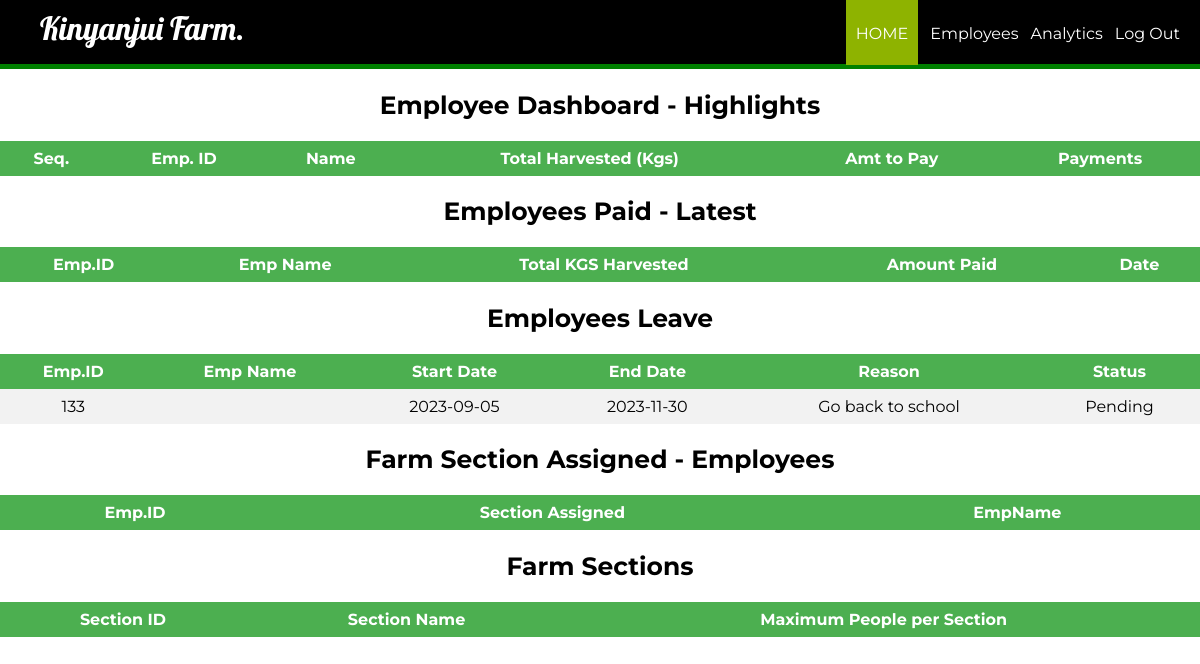
The page /manager/managerHome.php?id=116 on the database as committed earlier.
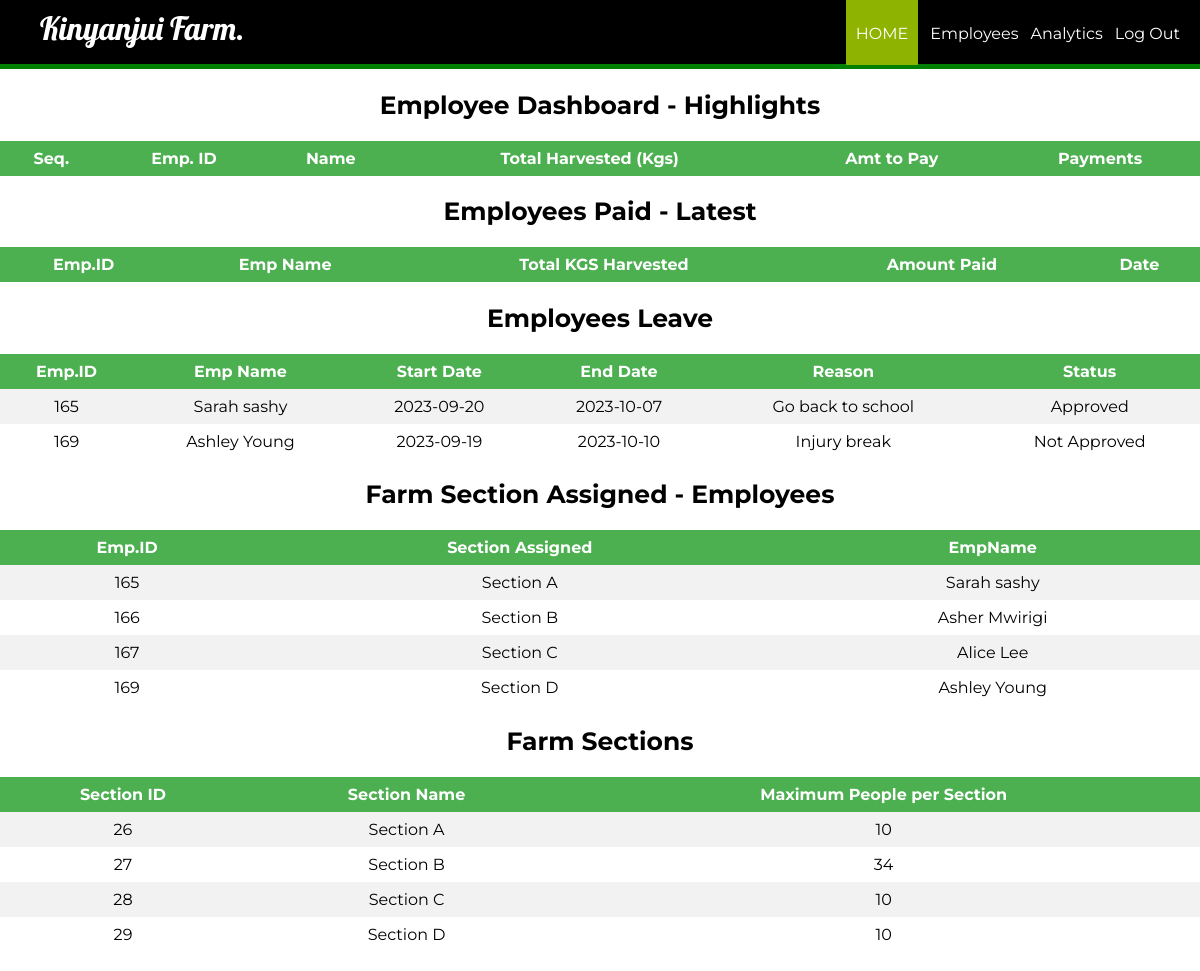
The same page on the database as committed later.
### tables this page shows
CREATE TABLE `employee_leave` (
  `id` int(11) NOT NULL,
  `empName` varchar(255) NOT NULL,
  `start` date NOT NULL,
  `end` date NOT NULL,
  `reason` varchar(255) NOT NULL,
  `status` varchar(255) NOT NULL
);

CREATE TABLE `farm_section_assigned` (
  `id` int(11) NOT NULL,
  `section_assigned` varchar(255) NOT NULL,
  `empName` varchar(255) NOT NULL,
  `employee_id` int(11) NOT NULL
);

CREATE TABLE `farm_section` (
  `id` int(10) NOT NULL,
  `section_name` varchar(225) NOT NULL,
  `max_people` varchar(225) NOT NULL
);

### manager/managerHome.php (the view, shortened to what this page needs)
<?php
	require_once ('../process/dbh.php');
	$id = (isset($_GET['id']) ? $_GET['id'] : '');
	$sql6 = "SELECT * FROM employee_leave";
	$sql7 = "SELECT * FROM farm_section_assigned";
	$sql8 = "SELECT * FROM farm_section";
$result6 = mysqli_query($conn, $sql6);
$result7 = mysqli_query($conn, $sql7);
$result8 = mysqli_query($conn, $sql8);
?>
<html>
<head>
	<link rel="stylesheet" type="text/css" href="../stylescss/manager_login_style.css">
</head>
<body>
	<header>
		<nav>
			<h1>Kinyanjui Farm.</h1>
			<ul id="navli">
			    <li><a class="homered" href="managerHome.php?id=<?php echo $id?>"">HOME</a></li>
                <li><a class="homeblack" href="managerEmployee.php?id=<?php echo $id?>"">Employees</a></li>
				<li><a class="homeblack" href="../Analytics/managerAnalytics.php?id=<?php echo $id?>"">Analytics</a></li>
				<li><a class="homeblack" href="managerlogin.html">Log Out</a></li>
			</ul>
		</nav>
	</header>
	<div class="divider"></div>
	<div id="divimg">
	<div>
		    	<h2 style="font-family: 'Montserrat', sans-serif; font-size: 25px; text-align: center;">Employee Dashboard - Highlights </h2>
    	<table>
			<tr bgcolor="#000">
				<th align = "center">Seq.</th>
				<th align = "center">Emp. ID</th>
				<th align = "center">Name</th>
				<th align = "center">Total Harvested (Kgs)</th>
				<th align = "center">Amt to Pay</th>
				<th align = "center">Payments</th>
			</tr>
		</table>
	<div id="divimg">
	<div>
		    	<h2 style="font-family: 'Montserrat', sans-serif; font-size: 25px; text-align: center;">Employees Paid - Latest </h2>
    	<table>
			<tr bgcolor="#000">
				<th align = "center">Emp.ID</th>
				<th align = "center">Emp Name</th>
				<th align = "center">Total KGS Harvested</th>
				<th align = "center">Amount Paid</th>
				<th align = "center">Date</th>
			</tr>
		</table>
	</div>
	<div id="divimg">
	<div>
		    	<h2 style="font-family: 'Montserrat', sans-serif; font-size: 25px; text-align: center;">Employees Leave </h2>
    	<table>
			<tr bgcolor="#000">
				<th align = "center">Emp.ID</th>
				<th align = "center">Emp Name</th>
				<th align = "center">Start Date</th>
				<th align = "center">End Date</th>
				<th align = "center">Reason</th>
				<th align = "center">Status</th>
			</tr>
			<?php
				while ($employee = mysqli_fetch_assoc($result6)) {
					echo "<tr>";
					echo "<td>".$employee['id']."</td>";
					echo "<td>".$employee['empName']."</td>";
					echo "<td>".$employee['start']."</td>";
					echo "<td>".$employee['end']."</td>";
					echo "<td>".$employee['reason']."</td>";
					echo "<td>".$employee['status']."</td>";
				}
			?>
		</table>
	</div>
	<div id="divimg">
	<div>
		    	<h2 style="font-family: 'Montserrat', sans-serif; font-size: 25px; text-align: center;"> Farm Section Assigned - Employees </h2>
    	<table>
			<tr bgcolor="#000">
				<th align = "center">Emp.ID</th>
				<th align = "center">Section Assigned</th>
				<th align = "center">EmpName</th>
			</tr>
			<?php
				while ($employee = mysqli_fetch_assoc($result7)) {
					echo "<tr>";
					echo "<td>".$employee['id']."</td>";
					echo "<td>".$employee['section_assigned']."</td>";
					echo "<td>".$employee['empName']."</td>";
				}
			?>
		</table>
	</div>
	<div id="divimg">
	<div>
		    	<h2 style="font-family: 'Montserrat', sans-serif; font-size: 25px; text-align: center;">Farm Sections </h2>
    	<table>
			<tr bgcolor="#000">
				<th align = "center">Section ID</th>
				<th align = "center">Section Name</th>
				<th align = "center">Maximum People per Section</th>
			</tr>
			<?php
				while ($employee = mysqli_fetch_assoc($result8)) {
					echo "<tr>";
					echo "<td>".$employee['id']."</td>";
					echo "<td>".$employee['section_name']."</td>";
					echo "<td>".$employee['max_people']."</td>";
				}
			?>
		</table>
	</div>
<br>
<br>
<br>
<br>
<br>
	</div>
	</div>
</body>
</html>

Rows that differ between the two databases and show on the page:
removed employee_leave: id "133", start "2023-09-05", end "2023-11-30", reason "Go back to school", status "Pending"
added employee_leave: id "165", empName "Sarah sashy", start "2023-09-20", end "2023-10-07", reason "Go back to school", status "Approved"
added employee_leave: id "169", empName "Ashley Young", start "2023-09-19", end "2023-10-10", reason "Injury break", status "Not Approved"
added farm_section_assigned: id "165", section_assigned "Section A", empName "Sarah sashy"
added farm_section_assigned: id "166", section_assigned "Section B", empName "Asher Mwirigi"
added farm_section_assigned: id "167", section_assigned "Section C", empName "Alice Lee"
added farm_section_assigned: id "169", section_assigned "Section D", empName "Ashley Young"
added farm_section: id "26", section_name "Section A", max_people "10"
added farm_section: id "27", section_name "Section B", max_people "34"
added farm_section: id "28", section_name "Section C", max_people "10"
added farm_section: id "29", section_name "Section D", max_people "10"
